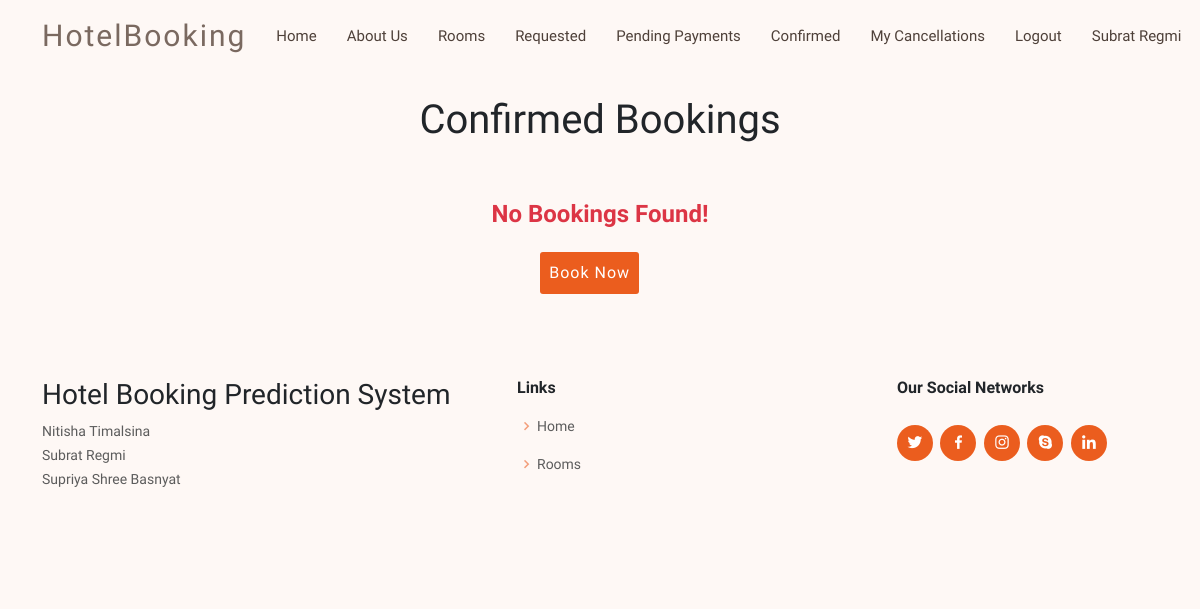
The page /completed_payments/ (signed in) on the database as committed earlier.
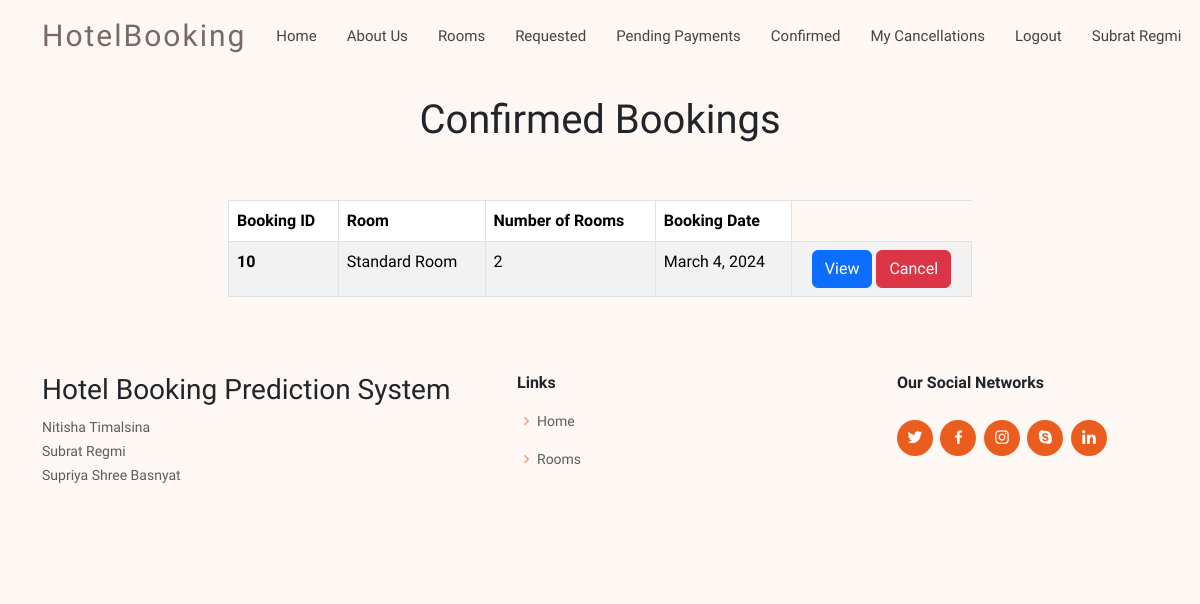
The same page on the database as committed later.
### shared/models.py (models this page shows, shortened)
class Booking(models.Model):
    MealPlan = (
        ('Not Selected', 'None'),
        ('Meal Plan 1', 'Breakfast'),
        ('Meal Plan 2', 'Dinner and Breakfast'),
        ('Meal Plan 3', 'Dinner, Breakfast, and Lunch'),
    )
    CheckedInStatus = (
        ('True','Checked In'),
        ('False','Not Checked In'),
    )
    room = models.ForeignKey(Room, on_delete=models.CASCADE)
    customer = models.ForeignKey(CustomUser, on_delete=models.CASCADE)
    prediction = models.OneToOneField(Prediction, on_delete=models.CASCADE, null = True)
    no_of_rooms = models.PositiveIntegerField(default=1)
    no_of_adults = models.PositiveIntegerField(default = 1)
    no_of_children = models.IntegerField(default = 0)
    checkin_date = models.DateField(default = datetime.now().date())
    checkin_month = models.IntegerField(null = True)
    checkin_day = models.IntegerField(null = True)
    checkout_date = models.DateField(default = datetime.now().date() + timedelta(days=1))
    booking_date = models.DateField(default = datetime.now().date())
    no_of_days = models.IntegerField(blank = True, null = True)
    weeknights = models.IntegerField(null = True)
    weekend_nights = models.IntegerField(null = True)
    lead_time = models.IntegerField(blank = True, null = True)
    meal_plan = models.CharField(max_length=255, choices = MealPlan, default = 'None')
    car_parking = models.BooleanField(default = False)
    city_tour_guide = models.BooleanField(default = False, null = True)
    room_amenities = models.BooleanField(default = False, null = True)
    jacuzzi = models.BooleanField(default = False, null = True)
    airport_pickup = models.BooleanField(default = False, null = True)
    wheelchair = models.BooleanField(default = False, null = True)
    no_of_special_requests = models.IntegerField(null = True)
    dynamic_price = models.DecimalField(max_digits = 10, decimal_places = 2, null = True)
    status = models.BooleanField(null = True)
    advance = models.DecimalField(max_digits = 10, decimal_places = 2, null = True)
    processed = models.BooleanField(default = False)
    paid = models.BooleanField(default = False)
    checked_in_status = models.BooleanField(default = None, null = True)
    stripe_checkout_id = models.CharField(max_length = 500, null = True)

class Room(models.Model):
    name = models.CharField(max_length=50)
    price = models.DecimalField(max_digits=5, default = 0, decimal_places=2)
    description = models.CharField(max_length=250, blank = True, null = True)
    image = models.ImageField(upload_to = 'uploads/rooms', null=True)
    max_capacity = models.PositiveIntegerField(null = True)

### customer/views.py (the view)
# urls.py: path('completed_payments/', views.completed_payments, name = "completed_payments"),
@customer_required
def completed_payments(request):
    customer = request.user
    bookings = Booking.objects.filter(customer = customer, paid = True, status = None)
    return render(request, 'customer/completed_payments.html', {'bookings':bookings})

### customer/templates/customer/completed_payments.html (shortened to what this page needs)
{% extends "customer/base.html" %}
{% block content %}
<br/>
<div  class = 'col-md-8 offset-md-2'>
<h1 class = 'text-center'>Confirmed Bookings</h1>
</div>
<br/>
<div id = "bgcolor">
<div class = 'container'>
    <div  class = 'col-md-8 offset-md-2'>
      <br/>
    {% if bookings %}
    <table class="table table-striped table-bordered">
    <thead>
      <tr>
        <th scope="col">Booking ID</th>
        <th scope="col">Room</th>
        <th scope="col">Number of Rooms</th>
        <th scope="col">Booking Date</th>
      </tr>
    </thead>
    <tbody>
        {% for booking in  bookings  %}
      <tr>
        <th scope="row">{{booking.id}}</th>
        <td>{{booking.room.name}}</td>
        <td>{{booking.no_of_rooms}}</td>
        <td>{{booking.booking_date}}</td>
        <td class = 'text-center'>
          <a class = 'btn btn-primary' href = {% url "booking_details" booking.id %}>View</a>
          <button type="button" class="btn btn-danger" data-bs-toggle="modal" data-bs-target="#exampleModal{{booking.id}}">
            Cancel
          </button>
        </td>
      </tr>
      {% endfor %}
    </tbody>
  </table>
  {% else %}
  <div class = 'col-12 text-center'>
    <h4 class = 'text-danger'><Strong>No Bookings Found!</Strong></h3>
    </div>
      <div class = 'col-md-10 text-center'>
        <a class = 'btn btn-get-started offset-md-2' href = "{% url "rooms" %}">Book Now</a>
        </div>
  <br/>
  {% endif %}
</div>
</div></div>
{% endblock content %}

Rows that differ between the two databases and show on the page:
added Booking: id "10", room.name "Standard Room", no_of_rooms "2", booking_date "March 4, 2024"
Other text that changed with them:
text no longer shown: "No Bookings Found! Book Now"
text now shown: "Booking ID Room Number of Rooms Booking Date"
